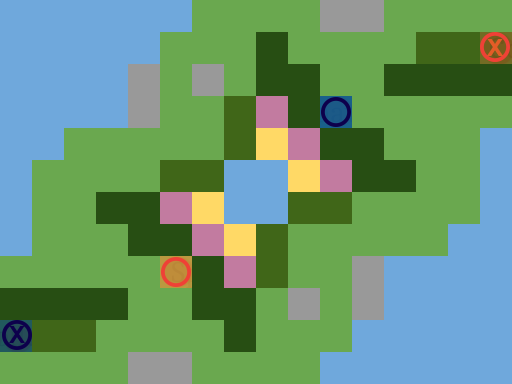

Rendered tile map (Tiled .tmx) drawn with the repository's tilesets; below, a short description and the full map source, tile grids included:
An orthogonal 16x12 tile map with 32x32 px tiles, 3 tile layers (Ground, Obstacles, Objects), 1 hidden layer not drawn.

<map version="1.0" orientation="orthogonal" renderorder="right-down" width="16" height="12" tilewidth="32" tileheight="32" nextobjectid="1">
 <tileset firstgid="1" name="TilesetPlaceholder" tilewidth="32" tileheight="32" tilecount="240" columns="10">
  <image source="../Tileset.png" width="320" height="768" />
 </tileset>
 <layer name="Ground" width="16" height="12">
  <data encoding="csv">
5,5,5,5,5,5,1,1,1,1,1,1,1,1,1,1,
5,5,5,5,5,1,1,1,1,1,1,1,1,1,1,1,
5,5,5,5,1,1,1,1,1,1,1,1,1,1,1,1,
5,5,5,5,1,1,1,1,1,1,1,1,1,1,1,1,
5,5,1,1,1,1,1,1,1,1,1,1,1,1,1,5,
5,1,1,1,1,1,1,1,1,1,1,1,1,1,1,5,
5,1,1,1,1,1,1,1,1,1,1,1,1,1,1,5,
5,1,1,1,1,1,1,1,1,1,1,1,1,1,5,5,
1,1,1,1,1,1,1,1,1,1,1,1,5,5,5,5,
1,1,1,1,1,1,1,1,1,1,1,1,5,5,5,5,
1,1,1,1,1,1,1,1,1,1,1,5,5,5,5,5,
1,1,1,1,1,1,1,1,1,1,5,5,5,5,5,5
</data>
 </layer>
 <layer name="Obstacles" width="16" height="12">
  <data encoding="csv">
0,0,0,0,0,0,0,0,0,0,43,43,0,0,0,0,
0,0,0,0,0,0,0,0,42,0,0,0,0,44,44,0,
0,0,0,0,43,0,0,0,42,42,0,0,42,42,42,42,
0,0,0,0,43,0,0,44,3,42,0,0,0,0,0,0,
0,0,0,0,0,0,0,44,2,3,42,42,0,0,0,0,
0,0,0,0,0,44,44,5,5,2,3,42,42,0,0,0,
0,0,0,42,42,3,2,5,5,44,0,0,0,0,0,0,
0,0,0,0,42,42,3,2,44,0,0,0,0,0,0,0,
0,0,0,0,0,0,42,3,44,0,0,43,0,0,0,0,
42,42,42,42,0,0,42,42,0,43,0,43,0,0,0,0,
0,44,44,0,0,0,0,42,0,0,0,0,0,0,0,0,
0,0,0,0,43,43,0,0,0,0,0,0,0,0,0,0
</data>
 </layer>
 <layer name="Objects" width="16" height="12">
  <data encoding="csv">
0,0,0,0,0,0,0,0,0,0,0,0,0,0,0,0,
0,0,0,0,0,0,0,0,0,0,0,0,0,0,0,181,
0,0,0,0,0,0,43,0,0,0,0,0,0,0,0,0,
0,0,0,0,0,0,0,0,0,0,82,0,0,0,0,0,
0,0,0,0,0,0,0,0,0,0,0,0,0,0,0,0,
0,0,0,0,0,0,0,0,0,0,0,0,0,0,0,0,
0,0,0,0,0,0,0,0,0,0,44,0,0,0,0,0,
0,0,0,0,0,0,0,0,0,0,0,0,0,0,0,0,
0,0,0,0,0,81,0,0,0,0,0,0,0,0,0,0,
0,0,0,0,0,0,0,0,0,0,0,0,0,0,0,0,
182,0,0,0,0,0,0,0,0,0,0,0,0,0,0,0,
0,0,0,0,0,0,0,0,0,0,0,0,0,0,0,0
</data>
 </layer>
 <layer name="Solution" width="16" height="12" visible="0">
  <data encoding="csv">
0,0,0,0,0,0,0,222,222,222,0,0,222,222,222,222,
0,0,0,0,0,222,222,222,0,222,222,222,222,0,0,0,
0,0,0,0,0,222,0,0,0,0,0,0,0,0,0,0,
0,0,0,0,0,222,0,0,0,0,0,231,232,232,0,0,
0,0,0,0,222,222,0,0,0,0,0,0,0,232,0,0,
0,0,222,222,222,0,0,0,0,0,0,0,0,232,0,0,
0,0,222,0,0,0,0,0,0,0,0,232,232,232,0,0,
0,0,222,0,0,0,0,0,0,0,233,232,0,0,0,0,
0,0,222,222,221,0,0,0,0,0,233,0,0,0,0,0,
0,0,0,0,0,0,0,0,0,0,233,0,0,0,0,0,
0,0,0,232,232,232,232,0,233,233,233,0,0,0,0,0,
233,233,233,232,0,0,233,233,233,0,0,0,0,0,0,0
</data>
 </layer>
</map>
